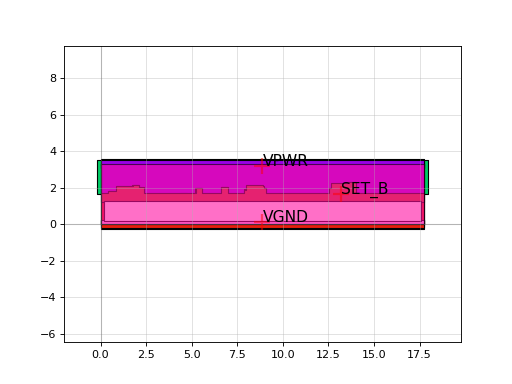

The Python source for this figure:
import sky130

c = sky130.components.sky130_fd_sc_hs__sdfsbp_2()
c.plot()
